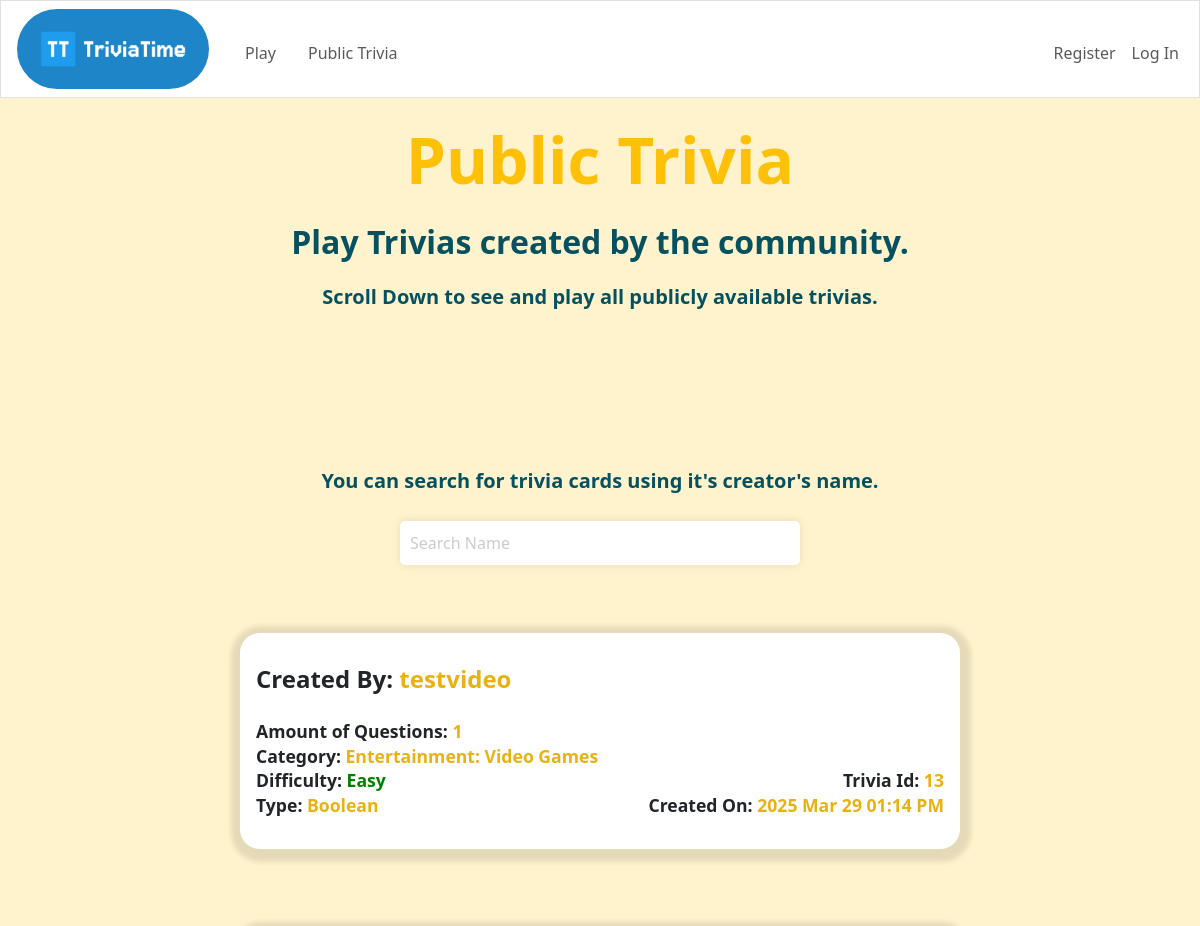
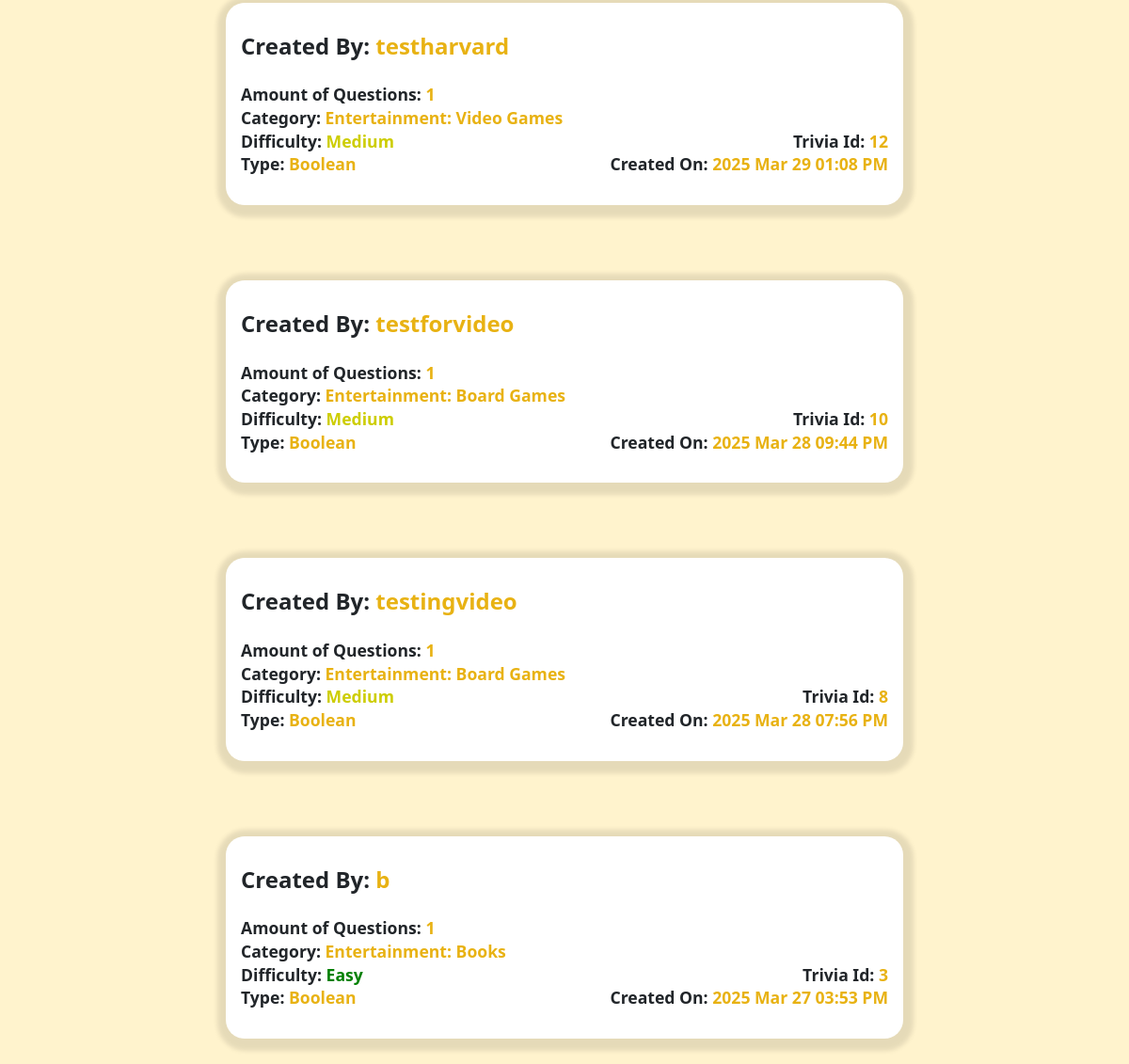
Page /public-trivia on the committed database (2 pictures, top to bottom).
### tables this page shows
CREATE TABLE "trivias" (id INTEGER, trivia TEXT NOT NULL, category TEXT NOT NULL, number_of_questions INTEGER NOT NULL, difficulty TEXT NOT NULL, type_of_questions TEXT NOT NULL, visibility TEXT NOT NULL, creation_date INTEGER NOT NULL, PRIMARY KEY(id));

CREATE TABLE users (id INTEGER, username TEXT NOT NULL UNIQUE, password TEXT NOT NULL, PRIMARY KEY(id));

### app.py (the view)
@app.route("/public-trivia")
def public_trivia():
    db = get_database()
    cursor = db.cursor()
    created_trivias = cursor.execute(
        "SELECT users.id AS user_id,users.username,trivias.id AS trivia_id, trivias.trivia, trivias.category, "
        "trivias.number_of_questions, trivias.difficulty, trivias.type_of_questions, trivias.visibility, "
        "trivias.creation_date FROM created_trivias JOIN trivias ON "
        "created_trivias.trivia_id = trivias.id JOIN users ON created_trivias.user_id = users.id WHERE "
        "trivias.visibility = 'public' ORDER BY creation_date DESC;").fetchall()
    db.close()
    created_trivias = list(created_trivias)
    for i in range(len(created_trivias)):
        created_trivias[i] = list(created_trivias[i])
        created_trivias[i][3] = db_convert_to_valid_trivia(created_trivias[i][3])
    print(created_trivias)
    return render_template("public-trivia.html", createdTrivias=created_trivias)

### app.py (called while the page is built)
def db_convert_to_valid_trivia(results):
    results = json.loads(results)
    for result in results:
        if isinstance(result["incorrect_answers"], str):
            result["incorrect_answers"] = ast.literal_eval(result["incorrect_answers"])
    return results

def get_database():
    return sqlite3.connect(database)

### templates/public-trivia.html (shortened to what this page needs)
{% extends "layout.html" %}
{% block body %}
<main class="mt-4">
    <div class="text-center">
        <h1 class="mb-4 text-warning fw-bold" style="font-size:4em">Public Trivia</h1>
        <h2 class="text-info-emphasis fw-bold mb-4">Play Trivias created by the community.</h2>
        <h5 class="text-info-emphasis fw-bold mb-4">Scroll Down to see and play all publicly available trivias.</h5>
    </div>
    <div style="margin-top:10em; align-items: center">
        <h5 class="text-info-emphasis text-center fw-bold">You can search for trivia cards using it's creator's name.</h5>
        <div class="d-flex mb-5" style="justify-content:center;">
            <input id="find-trivia-card" type="text" placeholder="Search Name" autocomplete="off" autofocus>
        </div>
        {% for trivia in createdTrivias %}
        <form action="/choose-public-trivia" method="post" style="flex-direction: column;" class="d-flex align-items-center">
            <div class="trivia-card" style="margin-bottom: 5em" onclick="document.getElementById('submit-button-{{loop.index}}').click();">
                <h4 class="creator mb-4 fw-bold">Created By: <span class="trivia-card-name attribute-color">{{ trivia[1] }}</span></h4>
                <p class="fw-bold attribute-margin">Amount of Questions: <span class="attribute-color">{{ trivia[5] }}</span></p>
                <p class="fw-bold attribute-margin">Category: <span class="attribute-color">{{ trivia[4].title() }}</span></p>
                <div class="d-flex" style="justify-content: space-between">
                    <p class='fw-bold attribute-margin'>Difficulty: <span class="{{ trivia[6]}}">{{ trivia[6].capitalize()}}</span></p>
                    <p class='fw-bold attribute-margin'>Trivia Id: <span class="attribute-color">{{ trivia[2] }}</span></p>
                </div>
                <div class="d-flex" style="justify-content: space-between">
                    <p class='fw-bold attribute-margin'>Type: <span  class="attribute-color">{{ trivia[7].capitalize() }}</span></p>
                    <p class='fw-bold attribute-margin'>Created On: <span class="attribute-color">{{ trivia[9] }}</span></p>
                </div>
            </div>
        </form>
        {% endfor %}
    </div>
</main>
{% endblock %}

### templates/layout.html (shortened to what this page needs)
<!DOCTYPE html>
<html>
    <head>
        <link href="/static/styles.css" rel="stylesheet">
        <link href="https://cdn.jsdelivr.net/npm/bootstrap@5.3.3/dist/css/bootstrap.min.css" rel="stylesheet"
>
    </head>
<body>
    <nav class=" border navbar navbar-expand-md navbar-light">
        <a href="/">
            <img class="header-links" src="/static/logo.png" alt="logo"
                 style="object-fit: cover; height: 5em; width: 12em; border-radius:40px;"></a>
        <div class="container-fluid">
            <div class="collapse navbar-collapse" id="navbar">
                <ul class="navbar-nav me-auto mt-2">
                    <li class="nav-item header-links"><a class="nav-link" href="/play">Play</a></li>
                    <li class="nav-item header-links"><a class="nav-link" href="/public-trivia">Public Trivia</a></li>
                </ul>
                {% if session["user_id"] %}
                    <ul class="navbar-nav ms-auto mt-2">
                        <li class="nav-item" style="margin-right:6em"><a class="fw-bold nav-link">Username: <span class="text-primary">{{ session['username'] }}</span></a></li>
                        <li class="nav-item"><a class="nav-link" href="/logout">Log Out</a></li>
                    </ul>
                {% else %}
                    <ul class="navbar-nav ms-auto mt-2">
                        <li class="nav-item"><a class="nav-link" href="/register">Register</a></li>
                        <li class="nav-item"><a class="nav-link" href="/login">Log In</a></li>
                    </ul>
                {% endif %}
            </div>
        </div>
    </nav>
    {% block body %} {% endblock %}
</body>
</html>

### static/styles.css (style rules this page uses)
html, body { height: 100%; }
nav { background-color:white; }
.header-links { display: inline-block; margin-left: 1rem; color: black; text-decoration: none; transition: color 500ms; }
.easy { color:green; }
.medium { color:#cdcd00; }

### templates/public-trivia.html (style rules this page uses)
body { background-color: #fff3cd; }
main { min-height: 100vh; padding-bottom: 10em; }
.trivia-card { background-color: white; width:60%; padding: 2em 1em; border-radius: 20px; box-shadow: 1px 3px 5px 10px rgba(0, 0, 0, 0.1); cursor:pointer; transition: background-color 0.2s; }
.attribute-margin { margin-bottom: -0.1em; font-size: 1.1em; }
.attribute-color { color:#e8b213 }
#find-trivia-card { padding: 10px; font-size: 16px; border: none; border-radius: 5px; box-shadow: 0 0 10px rgba(0, 0, 0, 0.1); width: 100%; max-width: 400px; margin: 20px auto; display: block; }
#find-trivia-card::placeholder { color: #ccc; }

### rows in the picture
trivias: username "testvideo", number_of_questions "1", category "Entertainment: Video Games", difficulty "Easy", id "13", type_of_questions "Boolean", creation_date "2025 Mar 29 01:14 PM"
trivias: username "testharvard", number_of_questions "1", category "Entertainment: Video Games", difficulty "Medium", id "12", type_of_questions "Boolean", creation_date "2025 Mar 29 01:08 PM"
trivias: username "testforvideo", number_of_questions "1", category "Entertainment: Board Games", difficulty "Medium", id "10", type_of_questions "Boolean", creation_date "2025 Mar 28 09:44 PM"
trivias: username "testingvideo", number_of_questions "1", category "Entertainment: Board Games", difficulty "Medium", id "8", type_of_questions "Boolean", creation_date "2025 Mar 28 07:56 PM"
trivias: username "b", number_of_questions "1", category "Entertainment: Books", difficulty "Easy", id "3", type_of_questions "Boolean", creation_date "2025 Mar 27 03:53 PM"
